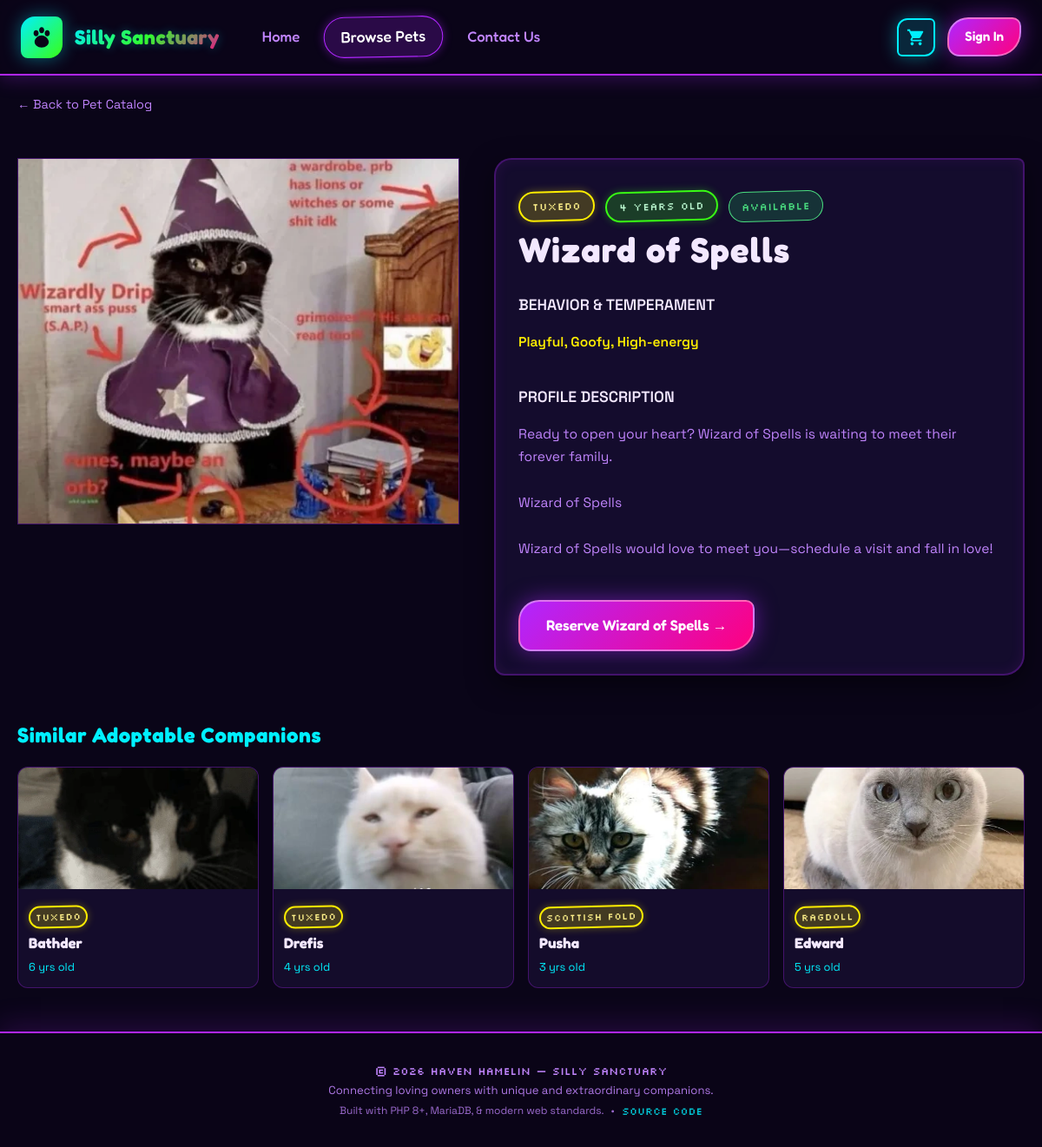
The page /animal_details.php?id=158 on the database its author committed.
### tables this page shows
CREATE TABLE `pets` (
  `id` int(11) NOT NULL,
  `name` varchar(200) NOT NULL,
  `animal` int(11) NOT NULL,
  `breed` int(255) NOT NULL,
  `age` int(11) NOT NULL,
  `description` text NOT NULL,
  `behavior` varchar(200) NOT NULL,
  `photo` varchar(255) NOT NULL,
  `status` varchar(50) NOT NULL DEFAULT 'Available'
);

CREATE TABLE `breeds` (
  `id` int(11) NOT NULL,
  `breed_name` varchar(100) NOT NULL,
  `animal_type_id` int(11) NOT NULL
);

### animal_details.php (the view, shortened to what this page needs)
<?php
include_once ('includes/connect.php');
$pet = null;
$similar_pets = [];
if (isset($_GET['id'])) {
    $id = intval($_GET['id']);
    if (isset($conn) && !$conn->connect_error) {
        $sql = "SELECT pets.*, animal_types.type_name, breeds.breed_name
                FROM pets
                LEFT JOIN animal_types ON pets.animal = animal_types.id
                LEFT JOIN breeds ON pets.breed = breeds.id
                WHERE pets.id = ?";
        $stmt = $conn->prepare($sql);
        $stmt->bind_param("i", $id);
        $stmt->execute();
        $result = $stmt->get_result();
        if ($result && $result->num_rows > 0) {
            $pet = $result->fetch_assoc();
            $stmt_sim = $conn->prepare("
                SELECT pets.id, pets.name, pets.photo, pets.age, animal_types.type_name, breeds.breed_name
                FROM pets
                LEFT JOIN animal_types ON pets.animal = animal_types.id
                LEFT JOIN breeds ON pets.breed = breeds.id
                WHERE (pets.animal = ? OR pets.breed = ?) AND pets.id != ? AND pets.status = 'Available'
                ORDER BY RAND() LIMIT 4
            ");
            $stmt_sim->bind_param("iii", $pet['animal'], $pet['breed'], $id);
            $stmt_sim->execute();
            $sim_res = $stmt_sim->get_result();
            if ($sim_res) {
                while ($r = $sim_res->fetch_assoc()) $similar_pets[] = $r;
            }
        } else {
            $error_msg = "Selected pet could not be found in our adoption roster.";
        }
    } else {
        $error_msg = "Database error. Please try again later.";
    }
} else {
    $error_msg = "No pet selected for detailed viewing.";
}
include ('includes/header.php');
?>
    <link rel="stylesheet" href="www/css/animal_details.css">
</head>
<?php
include ('includes/navbar.php');
?>
<main class="container">
    <a href="browse.php" class="breadcrumb-link">&larr; Back to Pet Catalog</a>
    <?php if ($pet):
        $status = $pet['status'] ?? 'Available';
        $status_class = 'badge-status-available';
    ?>
        <div class="details-wrapper">
            <div class="details-image-container">
                <img src="<?= htmlspecialchars($pet['photo']); ?>" alt="<?= htmlspecialchars($pet['name']); ?>">
            </div>
            <div class="glass-card details-info">
                <div>
                    <div class="attribute-list">
                        <span class="badge badge-gold"><?= htmlspecialchars($pet['breed_name'] ?? 'Breed'); ?></span>
                        <span class="badge badge-green"><?= htmlspecialchars($pet['age']); ?> years old</span>
                        <span class="badge <?= $status_class ?>"><?= htmlspecialchars($status); ?></span>
                    </div>
                    <h1 class="details-header-title"><?= htmlspecialchars($pet['name']); ?></h1>
                </div>
                <div>
                    <div class="details-section-title">BEHAVIOR & TEMPERAMENT</div>
                    <p class="details-text" style="color: var(--neon-yellow); font-weight: 600;">
                        <?= htmlspecialchars($pet['behavior']); ?>
                    </p>
                </div>
                <div>
                    <div class="details-section-title">PROFILE DESCRIPTION</div>
                    <p class="details-text">
                        <?= nl2br(htmlspecialchars($pet['description'])); ?>
                    </p>
                </div>
                <div style="margin-top: 10px; display: flex; gap: 16px; align-items: center; flex-wrap: wrap;">
                    <?php if ($status === 'Available'): ?>
                        <a href="add_to_cart.php?id=<?= $pet['id'] ?>" class="btn btn-primary" style="padding: 14px 30px;">
                            Reserve <?= htmlspecialchars($pet['name']); ?> &rarr;
                        </a>
                    <?php else: ?>
                        <button class="btn btn-secondary" disabled style="opacity: 0.6; cursor: not-allowed; padding: 14px 30px;">
                            Currently <?= htmlspecialchars($status) ?>
                        </button>
                    <?php endif; ?>
                </div>
            </div>
        </div>
        <?php if (!empty($similar_pets)): ?>
            <div style="margin-top: 50px;">
                <h3 style="color: var(--neon-cyan); font-family: var(--font-heading); font-size: 1.5rem; margin-bottom: 12px;">Similar Adoptable Companions</h3>
                <div class="similar-grid">
                    <?php foreach ($similar_pets as $sim): ?>
                        <a href="animal_details.php?id=<?= $sim['id'] ?>" class="similar-card">
                            <img src="<?= htmlspecialchars($sim['photo']) ?>" alt="<?= htmlspecialchars($sim['name']) ?>">
                            <div class="similar-card-body">
                                <div style="display: flex; gap: 4px; margin-bottom: 4px;">
                                    <span class="badge badge-gold" style="font-size: 0.7rem; padding: 2px 6px;"><?= htmlspecialchars($sim['breed_name'] ?? 'Breed') ?></span>
                                </div>
                                <strong style="color: var(--text-main); font-size: 1.05rem; font-family: var(--font-heading);"><?= htmlspecialchars($sim['name']) ?></strong>
                                <div style="font-size: 0.8rem; color: var(--neon-cyan); margin-top: 4px;"><?= htmlspecialchars($sim['age']) ?> yrs old</div>
                            </div>
                        </a>
                    <?php endforeach; ?>
                </div>
            </div>
        <?php endif; ?>
    <?php endif; ?>
</main>
<?php include ('includes/footer.php'); ?>

### www/css/theme.css (style rules this page uses)
:root { --bg-dark: #0a0518; --bg-surface: rgba(23, 15, 48, 0.85); --bg-surface-elevated: rgba(43, 27, 84, 0.8); --bg-card: rgba(18, 10, 38, 0.75); --neon-green: #39ff14; --neon-purple: #b026ff; --neon-cyan: #00f0ff; --neon-pink: #ff007f; --neon-yellow: #ffee00; --border-color: rgba(176, 38, 255, 0.3); --border-highlight: #00f0ff; --text-main: #f3e8ff; --text-muted: #c084fc; --text-dim: #9333ea; --primary-gradient: linear-gradient(135deg, #b026ff 0%, #ff007f 100%); --accent-gradient: linear-gradient(135deg, #00f0ff 0%, #39ff14 100%); --cosmic-gradient: linear-gradient(135deg, #7e22ce 0%, #3b82f6 50%, #10b981 100%); --danger-gradient: linear-gradient(135deg, #ff007f 0%, #ef4444 100%); --font-heading: 'Fredoka', cursive, sans-serif; --font-body: 'Space Grotesk', sans-serif; --font-pixel: 'Silkscreen', monospace; --radius-wobbly: 24px 10px 28px 14px; --radius-card: 20px 8px 24px 12px; --radius-pill: 9999px; --navbar-height: 85px; --glass-backdrop: blur(14px) saturate(190%); --glow-cyan: 0 0 20px rgba(0, 240, 255, 0.4); --glow-purple: 0 0 25px rgba(176, 38, 255, 0.5); --glow-green: 0 0 20px rgba(57, 255, 20, 0.4); }
* { box-sizing: border-box; }
html, body { margin: 0; padding: 0; background-color: var(--bg-dark); color: var(--text-main); font-family: var(--font-body); font-size: 16px; line-height: 1.6; min-height: 100vh; display: flex; flex-direction: column; overflow-x: hidden; }
body::before { content: ''; position: fixed; top: 0; left: 0; width: 100vw; height: 100vh; background: radial-gradient(2px 2px at 20px 30px, #ffffff, rgba(0,0,0,0)), radial-gradient(2px 2px at 40px 70px, #00f0ff, rgba(0,0,0,0)), radial-gradient(1px 1px at 90px 40px, #ff007f, rgba(0,0,0,0)), radial-gradient(2px 2px at 160px 120px, #39ff14, rgba(0,0,0,0)), radial-gradient(circle at 15% 25%, rgba(176, 38, 255, 0.2) 0%, transparent 45%), radial-gradient(circle at 85% 75%, rgba(0, 240, 255, 0.18) 0%, transparent 45%); background-repeat: repeat; background-size: 200px 200px, 300px 300px, 250px 250px, 350px 350px, 100% 100%, 100% 100%; pointer-events: none; z-index: -1; }
h1, h2, h3, h4, h5, h6 { font-family: var(--font-heading); color: var(--text-main); margin-top: 0; letter-spacing: 0.03em; }
a { color: var(--neon-cyan); text-decoration: none; transition: all 0.2s ease; }
.container { width: 100%; max-width: 1200px; margin: 0 auto; padding: 20px; flex: 1; }
.badge { display: inline-flex; align-items: center; gap: 8px; padding: 6px 14px; border-radius: var(--radius-pill); font-family: var(--font-pixel); font-size: 0.75rem; letter-spacing: 0.05em; text-transform: uppercase; background: var(--bg-surface-elevated); border: 2px solid var(--border-color); color: var(--text-main); transform: rotate(-1.5deg); transition: transform 0.2s ease; }
.badge-gold { background: rgba(255, 238, 0, 0.2); border-color: var(--neon-yellow); color: #fef08a; box-shadow: 0 0 10px rgba(255, 238, 0, 0.3); }
.badge-green { background: rgba(57, 255, 20, 0.2); border-color: var(--neon-green); color: #bbf7d0; box-shadow: 0 0 10px rgba(57, 255, 20, 0.3); }
.btn { display: inline-flex; align-items: center; justify-content: center; gap: 10px; padding: 12px 24px; border-radius: var(--radius-wobbly); font-family: var(--font-heading); font-size: 1.05rem; font-weight: 600; cursor: pointer; border: 2px solid transparent; outline: none; transition: all 0.25s cubic-bezier(0.34, 1.56, 0.64, 1); text-decoration: none; }
.btn-primary { background: var(--primary-gradient); color: #ffffff; border-color: rgba(255, 255, 255, 0.4); box-shadow: var(--glow-purple); }
.glass-card { background: var(--bg-surface); backdrop-filter: var(--glass-backdrop); -webkit-backdrop-filter: var(--glass-backdrop); border: 2px solid var(--border-color); border-radius: var(--radius-card); padding: 26px; box-shadow: 0 10px 30px rgba(0, 0, 0, 0.5), inset 0 0 15px rgba(176, 38, 255, 0.1); transition: all 0.3s ease; }

### animal_details.php (style rules this page uses)
.badge-status-available { background: rgba(34, 197, 94, 0.2); color: #4ade80; border: 1px solid #4ade80; }
.similar-grid { display: grid; grid-template-columns: repeat(auto-fill, minmax(220px, 1fr)); gap: 16px; margin-top: 16px; }
.similar-card { background: var(--bg-surface); border: 1px solid var(--border-color); border-radius: 12px; overflow: hidden; text-decoration: none; transition: transform 0.2s ease, border-color 0.2s ease; }
.similar-card img { width: 100%; height: 140px; object-fit: cover; }
.similar-card-body { padding: 12px; }

### rows shown on the page
pets: photo (picture), breed.breed_name "TUXEDO", age "4", status "AVAILABLE", name "Wizard of Spells", behavior "Playful, Goofy, High-energy", description "Ready to open your heart? Wizard of Spells is waiting to meet their forever family. Wizard of Spells Wizard of Spells would love to meet you—schedule a visit and fall in love!"
pets: photo (picture), breed.breed_name "TUXEDO", name "Bathder", age "6"
pets: photo (picture), breed.breed_name "TUXEDO", name "Drefis", age "4"
pets: photo (picture), breed.breed_name "SCOTTISH FOLD", name "Pusha", age "3"
pets: photo (picture), breed.breed_name "RAGDOLL", name "Edward", age "5"
